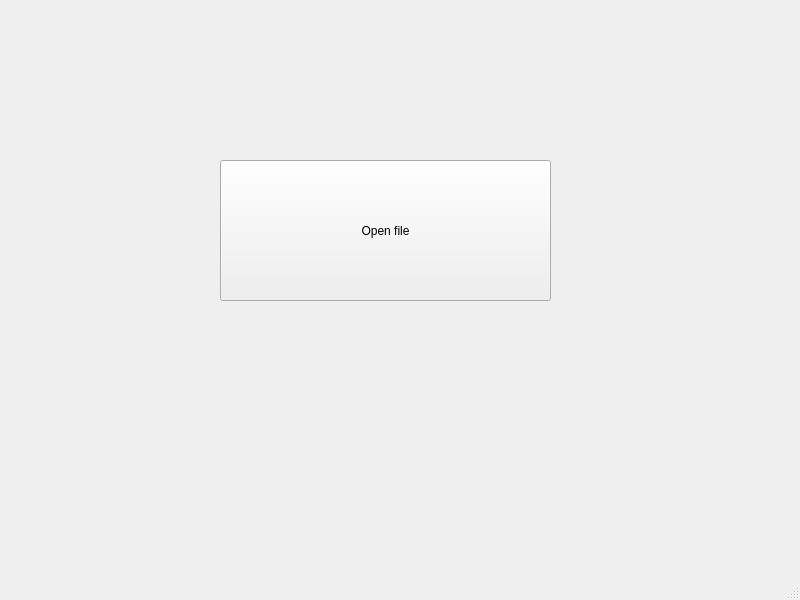
<?xml version="1.0" encoding="UTF-8"?>
<ui version="4.0">
 <class>MainWindow</class>
 <widget class="QMainWindow" name="MainWindow">
  <property name="geometry">
   <rect>
    <x>0</x>
    <y>0</y>
    <width>800</width>
    <height>600</height>
   </rect>
  </property>
  <property name="windowTitle">
   <string>MainWindow</string>
  </property>
  <widget class="QWidget" name="centralwidget">
   <widget class="QPushButton" name="pushButton">
    <property name="geometry">
     <rect>
      <x>220</x>
      <y>160</y>
      <width>331</width>
      <height>141</height>
     </rect>
    </property>
    <property name="text">
     <string>Open file</string>
    </property>
   </widget>
  </widget>
  <widget class="QMenuBar" name="menubar">
   <property name="geometry">
    <rect>
     <x>0</x>
     <y>0</y>
     <width>800</width>
     <height>26</height>
    </rect>
   </property>
  </widget>
  <widget class="QStatusBar" name="statusbar"/>
 </widget>
 <resources/>
 <connections/>
</ui>
